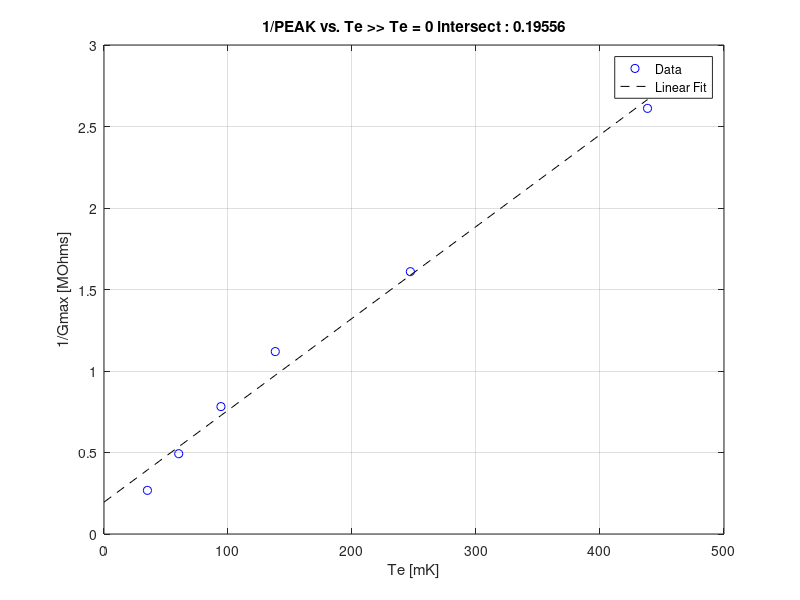
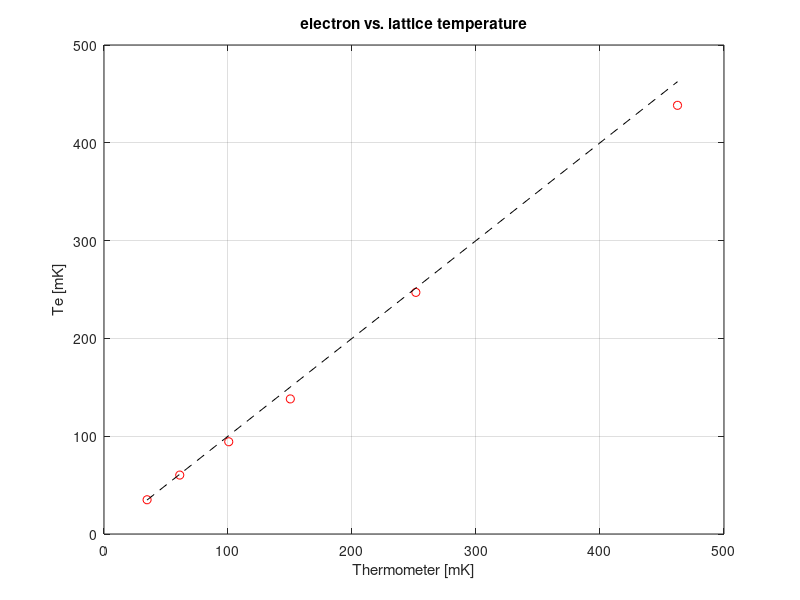
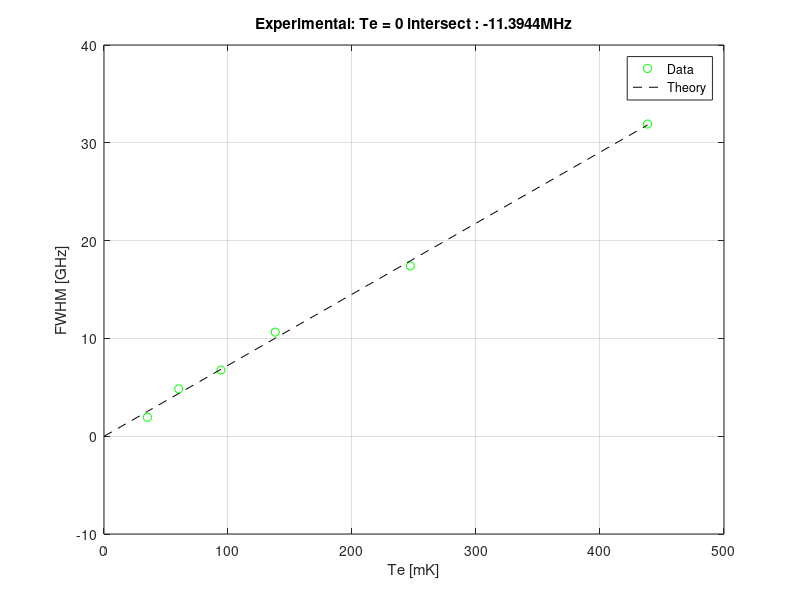

The MATLAB script that drew these images, in order:
e = 1.60217662e-19; %C
% h = 6.62607004e-34; %J*s
h = 4.135667662e-15; % eV*s
% h=1;
kB = 8.6173303e-5; %eV/K
alpha = 0.04; % lever arm eV/V
% alpha = 1;

% PEAK(1) = 1.1268e-07;
% PEAK(2) = 9.0279e-08;
% PEAK(3) = 7.6138e-08;
% PEAK(4) = 6.0577e-08;
% PEAK(5) = 4.958e-08;
% 
% Te(1) = 138;
% Te(2) = 168;
% Te(3) = 220;
% Te(4) = 300;
% Te(5) = 400;
% 
% Tmx(1) = 34;
% Tmx(2) = 89;
% Tmx(3) = 144;
% Tmx(4) = 240;
% Tmx(5) = 346;

PEAK(1) = 3.7356e-06;
PEAK(2) = 2.0304e-06;
PEAK(3) = 1.2794e-6;
PEAK(4) = 8.9355e-7;
PEAK(5) = 6.2134e-7;
PEAK(6) = 3.8295e-07;

Te(1) = 35.02;
Te(2) = 60.26;
Te(3) = 94.32;
Te(4) = 138.12;
Te(5) = 247.05;
Te(6) = 438.32;

Tmx(1) = 34.75;
Tmx(2) = 61.1;
Tmx(3) = 100.6;
Tmx(4) = 150.25;
Tmx(5) = 251.5;
Tmx(6) = 462.5;

Delta_Vg(1) = abs(-0.4184 - (-0.4186));
Delta_Vg(2) = abs(-0.4182 - (-0.4187));
Delta_Vg(3) = abs(-0.4181 - (-0.4188));
Delta_Vg(4) = abs(-0.4178 - (-0.4189));
Delta_Vg(5) = abs(-0.4175 - (-0.4193));
Delta_Vg(6) = abs(-0.4163 - (-0.4196));

FWHM.meas(1) = alpha*Delta_Vg(1)/h;
FWHM.meas(2) = alpha*Delta_Vg(2)/h;
FWHM.meas(3) = alpha*Delta_Vg(3)/h;
FWHM.meas(4) = alpha*Delta_Vg(4)/h;
FWHM.meas(5) = alpha*Delta_Vg(5)/h;
FWHM.meas(6) = alpha*Delta_Vg(6)/h;

FWHM.theory(1) = 3.5*kB*Te(1)*1e-3/h;
FWHM.theory(2) = 3.5*kB*Te(2)*1e-3/h;
FWHM.theory(3) = 3.5*kB*Te(3)*1e-3/h;
FWHM.theory(4) = 3.5*kB*Te(4)*1e-3/h;
FWHM.theory(5) = 3.5*kB*Te(5)*1e-3/h;
FWHM.theory(6) = 3.5*kB*Te(6)*1e-3/h;

P = [50.0, 130.0, 165.0, 320, 335,    720, 775,  1235, 1765];
T = [61.1, 88.89, 100.6, 140, 150.25, 239, 251,   347,  465];

coeff = polyfit(Te,(1./PEAK)/1e6,1);
figure(500);
plot(Te, (1./PEAK)/1e6, 'bo');grid on;hold on;
plot([0,Te],coeff(1)*[0,Te]+coeff(2),'k--');hold off;
xlabel('Te [mK]');ylabel('1/Gmax [MOhms]');
title(['1/PEAK vs. Te >> Te = 0 intersect : ',num2str(coeff(2))]);
legend('Data','Linear Fit')

figure(501);
plot(Tmx,Te,'ro');grid on;hold on;
plot(Tmx,Tmx,'k--');hold off;
xlabel('Thermometer [mK]');ylabel('Te [mK]');
title('electron vs. lattice temperature');

FWHM.theory = FWHM.theory/(1e9);
FWHM.meas = FWHM.meas/(1e9);

coeff = polyfit(Te,FWHM.meas,1);
figure(503);
plot(Te,FWHM.meas,'go');hold on;grid on;
% plot(Te,FWHM.theory,'rs');
plot([0,Te],coeff(1)*[0,Te]+coeff(2),'k--');hold off;
xlabel('Te [mK]');ylabel('FWHM [GHz]');
title(['Experimental: Te = 0 intersect : ',num2str(coeff(2)*1e3),'MHz']);
legend('Data','Theory','Data Fit')

% figure(504);
% plot(P,T,'o-');grid on;
% xlabel('Power [uW]');ylabel('Temperature [mK]');
% title('Heating curve for DilFridge')



